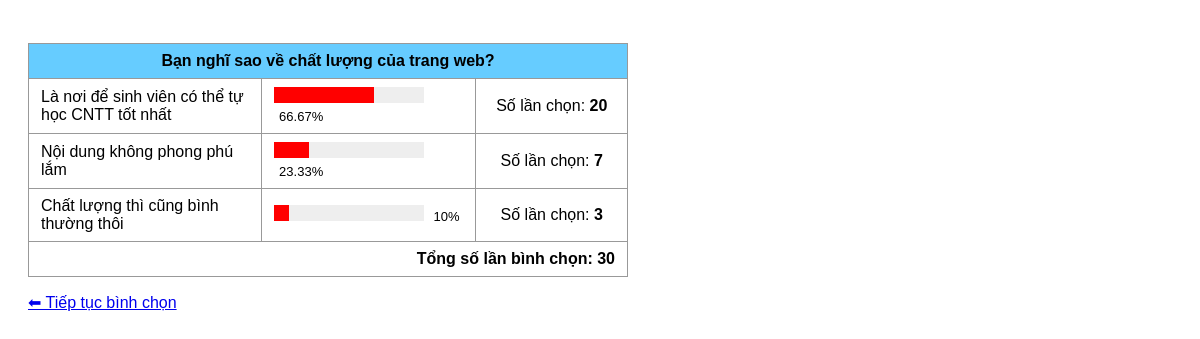
Screenshot of /lab9/bai15/ketquabinhchon.php with the database file from the repository.
### tables this page shows
CREATE TABLE `binhchon` (
  `idBC` int(11) NOT NULL,
  `MoTa` varchar(255) NOT NULL,
  `idLT` int(11) DEFAULT 1,
  `SoLanChon` int(11) DEFAULT 0,
  `AnHien` tinyint(1) DEFAULT 1,
  `ThuTu` int(11) DEFAULT 0
);

CREATE TABLE `phuongan` (
  `idPA` int(11) NOT NULL,
  `MoTa` varchar(255) NOT NULL,
  `SoLanChon` int(11) DEFAULT 0,
  `idBC` int(11) NOT NULL
);

### lab9/bai15/ketquabinhchon.php (the view, shortened to what this page needs)
<?php
require_once("config.php");
$s = "SELECT MoTa FROM binhchon WHERE idBC = 1";
$kq = mysqli_query($config, $s);
$d = mysqli_fetch_assoc($kq);
$mota = $d ? $d["MoTa"] : "Câu hỏi bình chọn";
$s2 = "SELECT SUM(SoLanChon) AS tongsolanchon FROM phuongan WHERE idBC = 1";
$kq2 = mysqli_query($config, $s2);
$d2 = mysqli_fetch_assoc($kq2);
$tongsobinhchon = ($d2 && $d2["tongsolanchon"] > 0) ? $d2["tongsolanchon"] : 1;
?>
<!DOCTYPE html>
<html lang="vi">
<head>
</head>
<body>
    <table width="600">
        <tr>
            <th colspan="3"><?php echo $mota; ?></th>
        </tr>
        <?php
        $s3 = "SELECT * FROM phuongan WHERE idBC = 1";
        $kq3 = mysqli_query($config, $s3);
        while ($d3 = mysqli_fetch_assoc($kq3)) {
            $solan = $d3["SoLanChon"];
            $phantram = ($solan / $tongsobinhchon) * 100;
            $rong = ($phantram / 100) * 150;
        ?>
        <tr>
            <td width="250"><?php echo $d3["MoTa"]; ?></td>
            <td width="200">
                <div class="bar-container">
                    <div class="bar-red" style="width: <?php echo $rong; ?>px;"></div>
                </div>
                <span style="font-size: 13px; margin-left: 5px;"><?php echo round($phantram, 2); ?>%</span>
            </td>
            <td width="150" align="center">Số lần chọn: <b><?php echo $solan; ?></b></td>
        </tr>
        <?php } ?>
        <tr>
            <td colspan="3" align="right"><b>Tổng số lần bình chọn: <?php echo $tongsobinhchon; ?></b></td>
        </tr>
    </table>
    <p><a href="binhchon.php">⬅ Tiếp tục bình chọn</a></p>
</body>
</html>

### lab9/bai15/ketquabinhchon.php (style rules this page uses)
body { font-family: Arial, sans-serif; padding: 20px; }
table { border-collapse: collapse; margin-top: 15px; }
th, td { border: 1px solid #999; padding: 8px 12px; }
th { background-color: #66CCFF; text-align: center; font-size: 16px; }
.bar-container { width: 150px; background: #eee; height: 16px; display: inline-block; }
.bar-red { background: red; height: 16px; display: inline-block; float: left; }

### rows the page displays
binhchon: MoTa "Bạn nghĩ sao về chất lượng của trang web?"
phuongan: MoTa "Là nơi để sinh viên có thể tự học CNTT tốt nhất", $rong 100 (drawn), phantram "66.67", SoLanChon "20"
phuongan: MoTa "Nội dung không phong phú lắm", $rong 35 (drawn), phantram "23.33", SoLanChon "7"
phuongan: MoTa "Chất lượng thì cũng bình thường thôi", $rong 15 (drawn), phantram "10", SoLanChon "3"

### other values shown
$tongsobinhchon "30"
